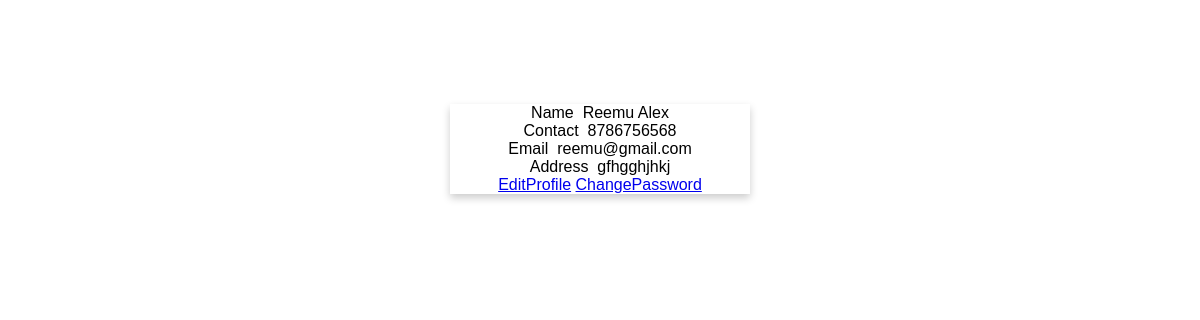
The app's page /webuser/Profile/ (signed in) with its own data.
### Admin/models.py (models this page shows)
class tbl_newuser(models.Model):
    name=models.CharField(max_length=40)
    contact=models.CharField(max_length=45)
    email=models.CharField(max_length=40)
    address=models.CharField(max_length=55)
    gender=models.CharField(max_length=45)
    place=models.ForeignKey(tbl_place,on_delete=models.CASCADE)
    photo=models.FileField(upload_to="Userphoto/")
    password=models.CharField(max_length=45)

### User/views.py (the view)
# urls.py: path('Profile/',views.profile,name="profile"),
def profile(request):
    User=tbl_newuser.objects.get(id=request.session['uid'])
    return render(request,'User/Profile.html',{'i':User})

### User/Templates/User/Profile.html (shortened to what this page needs)
<!DOCTYPE html>
<html lang="en">
<head>
</head>
<body>
    <form method="POST">
        <div class="Container">
            <div class="Card">
                <div><Label>Name</Label>&nbsp;&nbsp;{{i.name}}</div>
                <div><label>Contact</label>&nbsp;&nbsp;{{i.contact}}</div>
                <div><label>Email</label>&nbsp;&nbsp;{{i.email}}</div>
                <div><label>Address</label>&nbsp;&nbsp;{{i.address}}</div>
                <div>
                    <a href="{% url 'webuser:editprofile' %}">EditProfile</a>
                    <a href="{% url 'webuser:changepassword' %}">ChangePassword</a>
                </div>
            </div>
        </div>
    </form>
</body>
</html>

### User/Templates/User/Profile.html (style rules this page uses)
.Container { padding: 6rem 0; background-color: white; }
.Card { box-shadow: 0 4px 8px 0 rgba(0, 0, 0, 0.2); max-width: 300px; margin: auto; text-align: center; font-family: arial; }

### records on screen
tbl_newuser: name "Reemu Alex", contact "8786756568", email "reemu@gmail.com", address "gfhgghjhkj"
